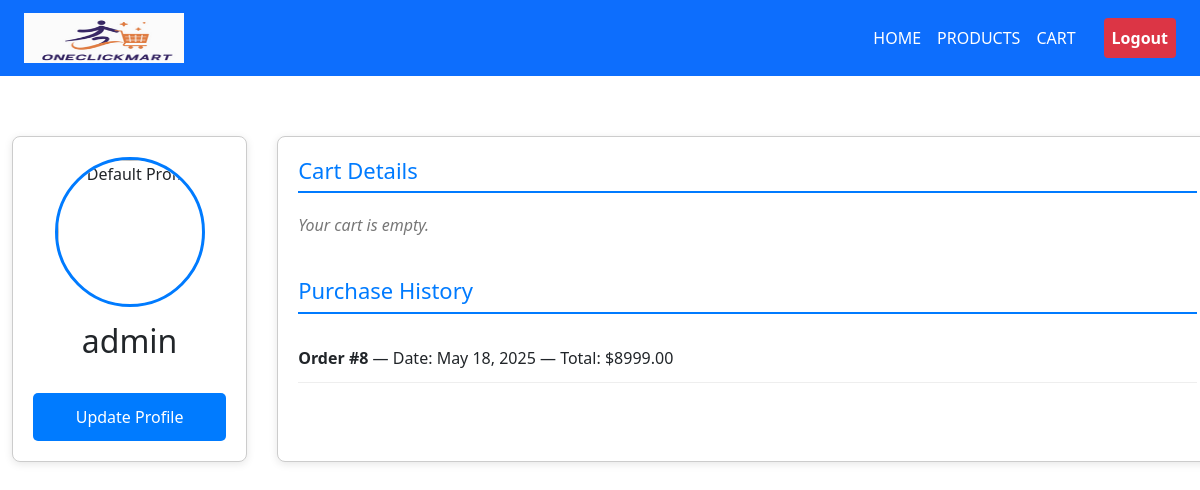
/profile/ (signed in), run on the app's committed database.
### mainApp/models.py (models this page shows, shortened)
class Order(models.Model):
    STATUS_CHOICES = [
        ('Pending', 'Pending'),
        ('Processing', 'Processing'),
        ('Completed', 'Completed'),
        ('Cancelled', 'Cancelled'),
        ('Failed', 'Failed'),
    ]
    user = models.ForeignKey(User, on_delete=models.CASCADE, related_name='orders')
    total_amount = models.DecimalField(max_digits=12, decimal_places=2)
    ordered_at = models.DateTimeField(auto_now_add=True)
    status = models.CharField(max_length=20, choices=STATUS_CHOICES, default='Pending')
    shipping_address = models.CharField(max_length=255, blank=True)
    payment_method = models.CharField(max_length=20, default='Cash')  # ✅ Add this line

### mainApp/views.py (the view)
# urls.py: path('profile/', views.profile, name='profile'),
@login_required
def profile(request):
    user = request.user
    try:
        profile = user.userprofile
    except UserProfile.DoesNotExist:
        profile = None  # or handle missing profile gracefully
    purchase_history = Order.objects.filter(user=user).order_by('-ordered_at')
    cart_items = CartItem.objects.filter(user=user)
    for order in purchase_history:
        print(f"Order ID: {order.id}, Date Ordered: {order.ordered_at}, Total: {order.total_amount}")
    context = {
        'profile': profile,
        'cart_items': cart_items,
        'purchase_history': purchase_history,
    }
    return render(request, 'profile.html', context)

### mainApp/authentication.py (called while the page is built)
    def get_user(self, user_id):
        try:
            return User.objects.get(pk=user_id)
        except User.DoesNotExist:
            return None

### templates/profile.html (shortened to what this page needs)
{% load static %}
<html>
<head>
    <link href="https://cdn.jsdelivr.net/npm/bootstrap@5.3.2/dist/css/bootstrap.min.css" rel="stylesheet">
</head>
<body>
<nav class="navbar navbar-expand-lg navbar-dark bg-primary">
    <div class="container-fluid px-4">
        <a class="navbar-brand" href="{% url 'home' %}">
            <img src="{% static 'assets/images/logo/onelclick.PNG' %}" alt="Logo" style="width: 160px; height: 50px;">
        </a>
        <div class="collapse navbar-collapse justify-content-end" id="navbarNav">
            <ul class="navbar-nav align-items-center">
                <li class="nav-item">
                    <a class="nav-link" href="{% url 'home' %}">HOME</a>
                </li>
                <li class="nav-item">
                    <a class="nav-link" href="#">PRODUCTS</a>
                </li>
                <li class="nav-item">
                    <a class="nav-link" href="{% url 'cart' %}">CART</a>
                </li>
                <li class="nav-item">
                    <a class="logout nav-link" href="{% url 'logout' %}">Logout</a>
                </li>
            </ul>
        </div>
    </div>
</nav>
<div class="container">
    <div class="profile-section">
        {% if profile.profile_image %}
            <img src="{{ profile.profile_image.url }}" alt="Profile Image">
        {% else %}
            <img src="{% static 'default-profile.png' %}" alt="Default Profile">
        {% endif %}
        <h2>{{ request.user.get_full_name|default:request.user.username }}</h2>
        <div class="profile-info">
            <a href="{% url 'update_profile' %}" class="button">Update Profile</a>
        </div>
    </div>
    <div class="cart-section">
        <div>
            <h3 class="section-title">Cart Details</h3>
            {% if cart_items %}
                {% for item in cart_items %}
                    <div class="cart-item">
                        <strong>{{ item.product.name }}</strong> — Quantity: {{ item.quantity }} — Price: ${{ item.product.price }}
                    </div>
                {% endfor %}
            {% else %}
                <p class="empty-message">Your cart is empty.</p>
            {% endif %}
        </div>
        <div style="margin-top: 40px;">
            <h3 class="section-title">Purchase History</h3>
            {% if purchase_history %}
                {% for order in purchase_history %}
                    <div class="purchase-history-item">
                        <strong>Order #{{ order.id }}</strong> —
                        Date: {{ order.ordered_at|date:"M d, Y" }} —
                        Total: ${{ order.total_amount }}
                    </div>
                {% endfor %}
            {% else %}
                <p class="empty-message">No purchase history available.</p>
            {% endif %}
        </div>
    </div>
</div>
</body>
</html>

### templates/profile.html (style rules this page uses)
.navbar-brand, .nav-link { color: #fff !important; }
.logout { margin-left: 20px; background-color: #dc3545; padding: 8px 14px; border-radius: 4px; color: white !important; font-weight: bold; }
.container { display: flex; gap: 30px; max-width: 1200px; margin: 60px auto 0; }
.profile-section { flex: 0 0 20%; background: white; border: 1px solid #ccc; padding: 20px; border-radius: 8px; box-shadow: 0 2px 8px rgba(0,0,0,0.1); text-align: center; }
.profile-section img { width: 150px; height: 150px; border-radius: 50%; object-fit: cover; margin-bottom: 15px; border: 3px solid #007BFF; }
.profile-info { text-align: left; }
.profile-info a.button { margin-top: 25px; display: inline-block; padding: 12px 20px; background-color: #007BFF; color: white; border-radius: 5px; font-size: 16px; text-align: center; width: 100%; text-decoration: none; }
.cart-section { flex: 0 0 80%; background: white; border: 1px solid #ccc; padding: 20px; border-radius: 8px; box-shadow: 0 2px 8px rgba(0,0,0,0.1); }
.section-title { font-size: 22px; margin-bottom: 20px; border-bottom: 2px solid #007BFF; padding-bottom: 8px; color: #007BFF; }
.cart-item, .purchase-history-item { border-bottom: 1px solid #eee; padding: 12px 0; font-size: 16px; }
.empty-message { font-style: italic; color: #777; margin-top: 10px; }

### data on the page
Order: id "8", ordered_at "May 18, 2025", total_amount "8999.00"

### other printed values
{{ request.user.get_full_name|default:request.user.username }} "admin"
